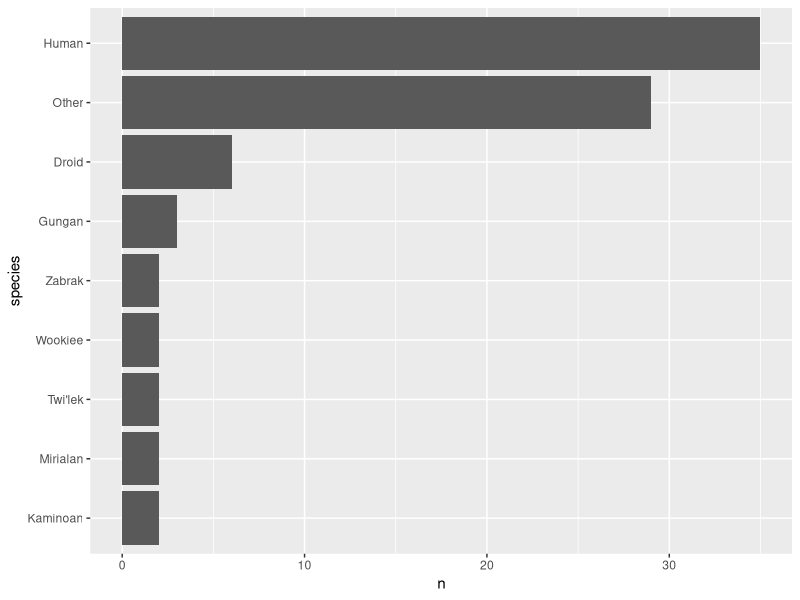
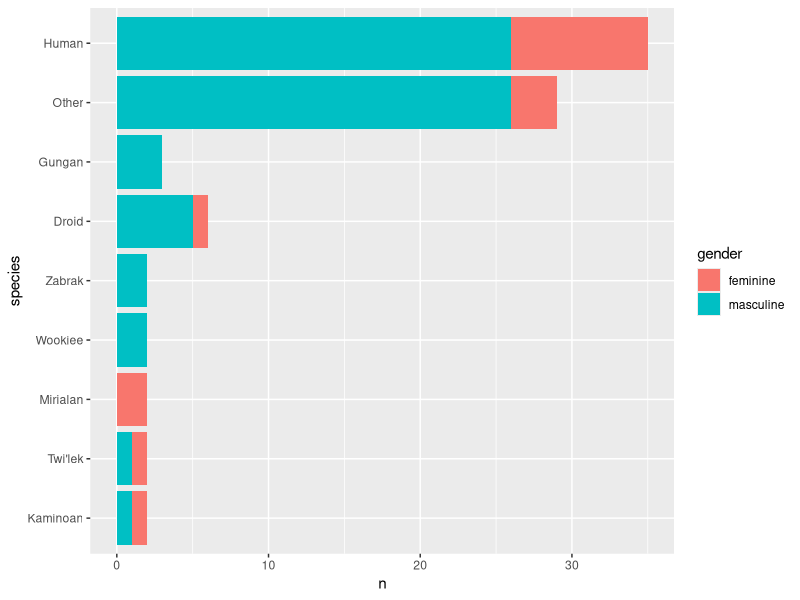
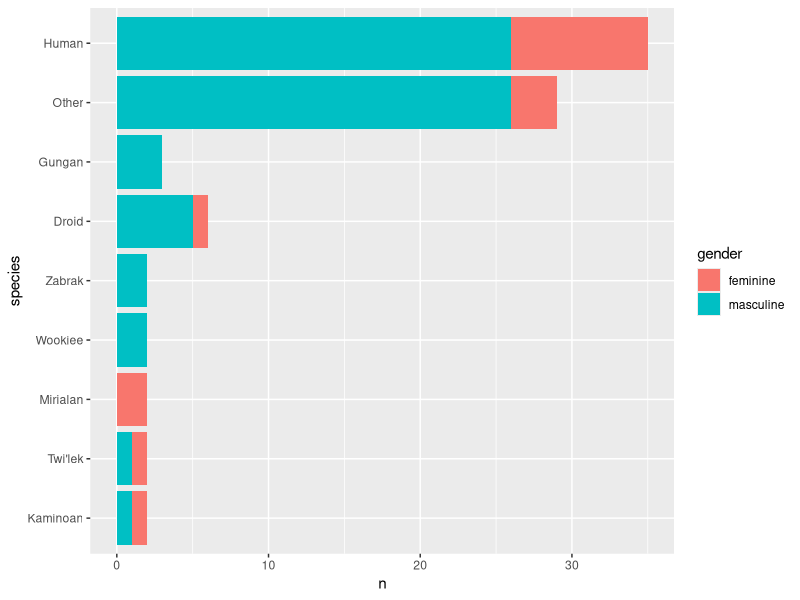
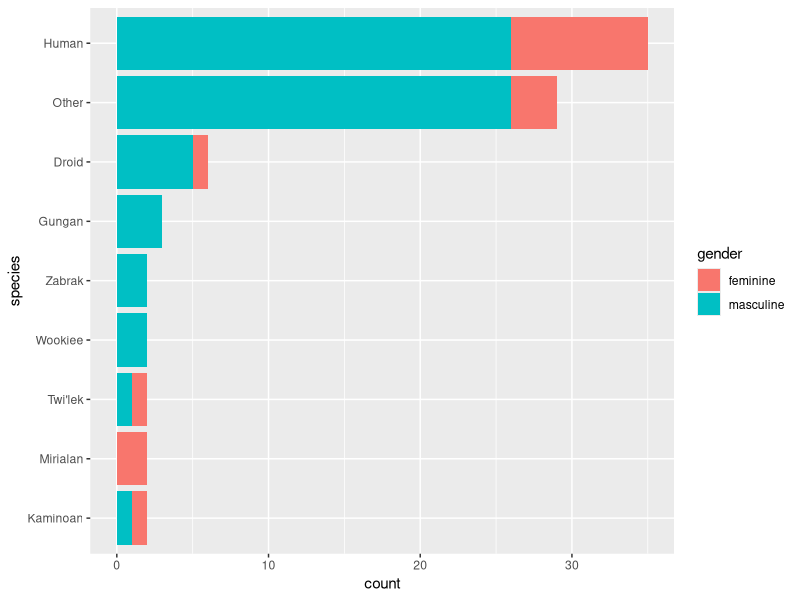

Here is the R script that generated these plots, in order:
## ---- chunk 1
library(tidyverse)
## ---- chunk 2
starwars %>% 
  filter(!is.na(species)) %>% 
  count(species = fct_lump(species, 5), sort = TRUE) %>% 
  mutate(species = fct_reorder(species, n)) %>% 
  ggplot(aes(species, n)) + 
  geom_col() + coord_flip()
## ---- chunk 3
starwars %>% 
  filter(!is.na(species)) %>% 
  count(species = fct_lump(species, 5), gender = fct_lump(gender, 2), sort = TRUE) %>% 
  mutate(species = fct_reorder(species, n)) %>% 
  ggplot(aes(species, n, fill = gender)) + 
  geom_col() + coord_flip()
## ---- chunk 4
starwars %>% 
  filter(!is.na(species)) %>% 
  count(species = fct_lump(species, 5), gender = fct_lump(gender, 2), sort = TRUE) %>% 
  mutate(gender = fct_explicit_na(gender),
         species = fct_reorder(species, n)) %>% 
  ggplot(aes(species, n, fill = gender)) + 
  geom_col() + coord_flip()
## ---- chunk 5
starwars %>% filter(!is.na(species)) %>% 
  mutate(species = fct_lump(species, 5)) %>% 
  group_by(species) %>% 
  mutate(typeCount = n()) %>% 
  ungroup() %>% 
  mutate(species = fct_reorder(species, typeCount)) %>% 
  ggplot()+
  geom_bar(aes(species, fill = gender))+
  coord_flip()
## ---- chunk 6
starwars %>% 
  filter(!(is.na(species))) %>% 
  group_by(species) %>% 
  summarize(n=n(), mean = mean(height, na.rm = TRUE)) %>% 
  arrange(desc(n))
